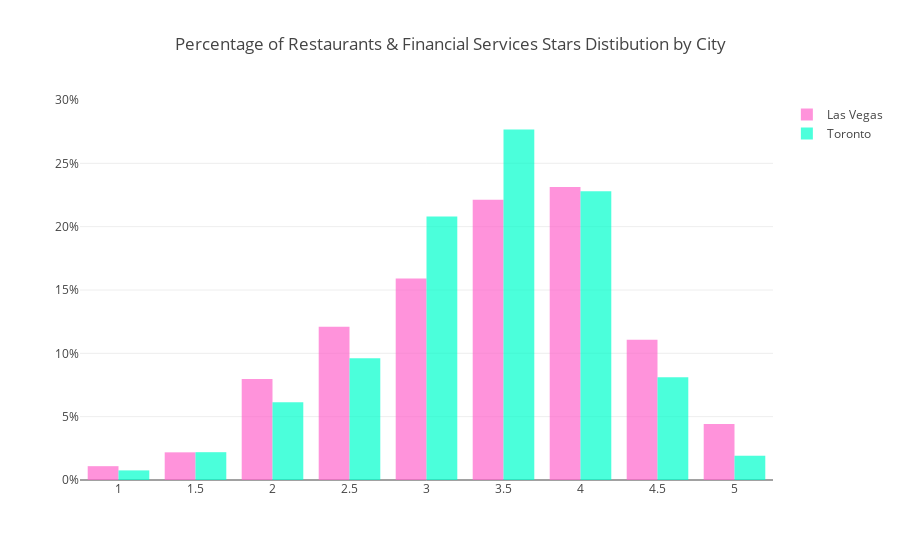

Notebook cell for this chart:
### Code cell
# 全都市平均星等(不分服務類型)
from plotly.offline import init_notebook_mode, iplot
init_notebook_mode(connected=True)
import plotly.graph_objs as go

trace1 = go.Bar(
    x=['1.0', '1.5', '2.0', '2.5', '3.0', '3.5', '4.0', '4.5', '5.0'],
    y=df_stars.loc[:, ('city', 'Las Vegas')] / df_stars.loc[:, ('city', 'Las Vegas')].sum(),
    name='Las Vegas',
    marker=dict(
        color='#ff66cc'
    ),
    opacity=0.7
)

trace2 = go.Bar(
    x=['1.0', '1.5', '2.0', '2.5', '3.0', '3.5', '4.0', '4.5', '5.0'],
    y=df_stars.loc[:, ('city', 'Toronto')] / df_stars.loc[:, ('city', 'Toronto')].sum(),
    name='Toronto',
    marker=dict(
        color='#00ffcc'
    ),
    opacity=0.7
)

data = [trace1, trace2]
layout = go.Layout(
    title='Percentage of Restaurants & Financial Services Stars Distibution by City',
    barmode='group',
    yaxis = dict(
        tickformat=',.0%',
        range=[0,0.3]
    )
)

fig = go.Figure(data=data, layout=layout)
iplot(fig, filename='stars-by-grouped-bar')

### Figure 1 — Plotly figure (JSON) as saved in the notebook; plotly's stock layout.template omitted (floating-point values rounded to 4 significant figures)
{"data": [{"marker": {"color": "#ff66cc"}, "name": "Las Vegas", "opacity": 0.7, "type": "bar", "x": ["1.0", "1.5", "2.0", "2.5", "3.0", "3.5", "4.0", "4.5", "5.0"], "y": [0.01092, 0.02184, 0.07977, 0.1211, 0.1591, 0.2213, 0.2312, 0.1106, 0.04416]}, {"marker": {"color": "#00ffcc"}, "name": "Toronto", "opacity": 0.7, "type": "bar", "x": ["1.0", "1.5", "2.0", "2.5", "3.0", "3.5", "4.0", "4.5", "5.0"], "y": [0.007585, 0.02196, 0.06148, 0.09621, 0.208, 0.2766, 0.2279, 0.08104, 0.01916]}], "layout": {"barmode": "group", "title": "Percentage of Restaurants & Financial Services Stars Distibution by City", "yaxis": {"range": [0, 0.3], "tickformat": ",.0%"}}}
